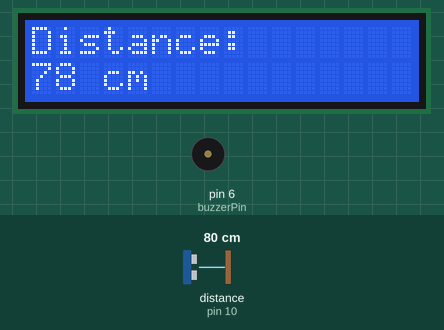
Recording of a sketch running on a simulated Arduino Uno, built with avr-gcc and run on an emulated ATmega328P. On the bench: 16×2 character LCD, buzzer (waves = sounding). Wiring (inferred from the names in the program): ultrasonic range finder: trigger pin 9; echo pin 10. Inputs (shaded band) come from the test bench; at power-on: distance to the obstacle (sensor on pin 10) 80 cm. The echo pulse lasts 58.3 µs per cm.

Above: at 1.2 s.
1.3 s: distance to the obstacle (sensor on pin 10) set to 66 cm
At 2.5 s:
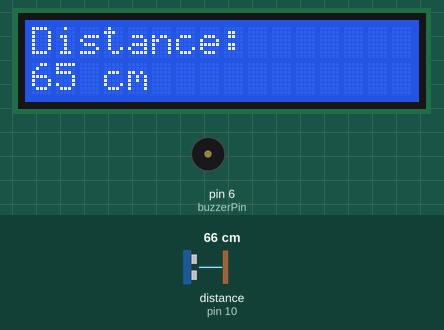
2.9 s: distance to the obstacle (sensor on pin 10) set to 55 cm
At 3.4 s:
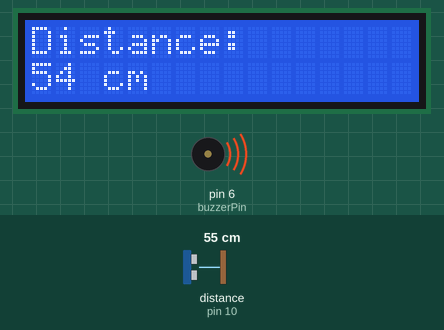
5.9 s: distance to the obstacle (sensor on pin 10) set to 120 cm
At 6.9 s:
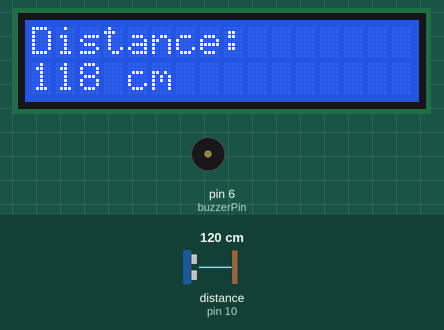
8.9 s: distance to the obstacle (sensor on pin 10) set to 35 cm
At 9.24 s:
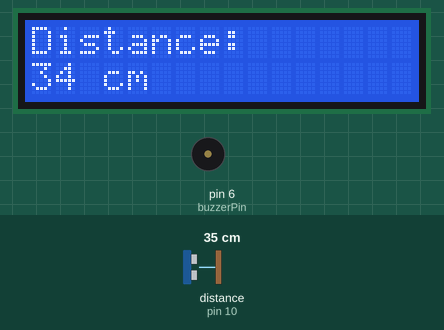
11.9 s: distance to the obstacle (sensor on pin 10) set to 250 cm
At 13.2 s:
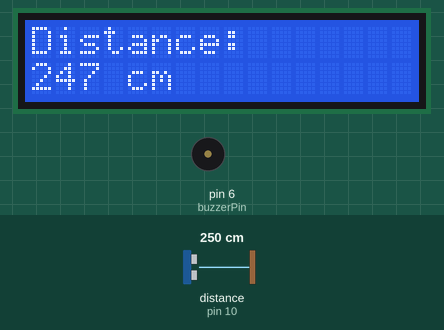
14.9 s: distance to the obstacle (sensor on pin 10) set to 299 cm
At 15.5 s:
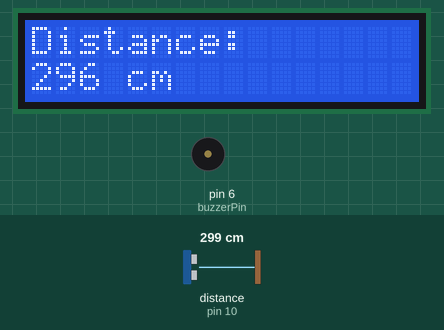
Timing chart, 0 to 17.9 s (numbered marks = the images above; inputs shaded):
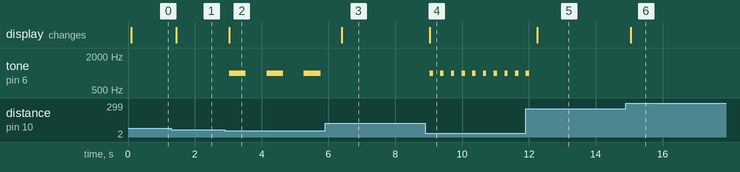

Measured:
- the behaviour switches between 61 and 60 cm on distance to the obstacle (sensor on pin 10) (found by bisection; images 1 and 2)
- after the input at 1.3 s, the display: changes after 0.14 s (image 1)
- after the input at 2.9 s, tone on pin 6 (buzzerPin): alternates 1000 Hz for 0.50 s and silent for 0.62 s, starting after 0.12 s; the display: changes after 0.13 s (image 2)
- after the input at 5.9 s, tone on pin 6 (buzzerPin): stops changing and stays silent; the display: changes after 0.49 s (image 3)
- after the input at 8.9 s, tone on pin 6 (buzzerPin): alternates 1000 Hz for 0.10 s and silent for 0.22 s, starting after 0.13 s; the display: changes after 0.13 s (image 4)
- after the input at 11.9 s, tone on pin 6 (buzzerPin): goes on until 12.0 s, then stays silent; the display: changes after 0.34 s (image 5)
- after the input at 14.9 s, the display: changes after 0.15 s (image 6)

The sketch:

04_Distance_measurement.ino
```cpp
#include <Wire.h>
#include <LiquidCrystal_I2C.h>

// Initialize the LCD with the I2C address 0x27
LiquidCrystal_I2C lcd(0x27, 16, 2);

// Ultrasonic Sensor pins
const int trigPin = 9;
const int echoPin = 10;

// Buzzer pin
const int buzzerPin = 6;

// Variables for calculating distance
long duration;
int distance;

void setup() {
  lcd.init();            // Initialize the LCD
  lcd.backlight();       // Turn on the backlight
  pinMode(trigPin, OUTPUT);
  pinMode(echoPin, INPUT);
  pinMode(buzzerPin, OUTPUT);
  lcd.print("Distance:");  // Initial display
}

void loop() {
  // Clear the trigPin by setting it LOW
  digitalWrite(trigPin, LOW);
  delayMicroseconds(2);

  // Set the trigPin HIGH for 10 microseconds
  digitalWrite(trigPin, HIGH);
  delayMicroseconds(10);
  digitalWrite(trigPin, LOW);

  // Read the echoPin, returns the sound wave travel time in microseconds
  duration = pulseIn(echoPin, HIGH);

  // Calculate the distance
  distance = duration * 0.034 / 2;

  // Display the distance on the LCD
  lcd.setCursor(0, 1);  // Move to the second line
  lcd.print("            "); // Clear previous distance
  lcd.setCursor(0, 1);
  lcd.print(distance);
  lcd.print(" cm");

  // Beep based on the distance
  if (distance < 20) {
    tone(buzzerPin, 1000); // Long beep
    delay(1000);
    noTone(buzzerPin);
    delay(100);
  } else if (distance >= 20 && distance < 40) {
    tone(buzzerPin, 1000); // Fast beep
    delay(100);
    noTone(buzzerPin);
    delay(100);
  } else if (distance >= 40 && distance < 60) {
    tone(buzzerPin, 1000); // Medium beep
    delay(500);
    noTone(buzzerPin);
    delay(500);
  } else {
    noTone(buzzerPin); // No beep
  }

  delay(100); // Short delay before the next loop
}
```
